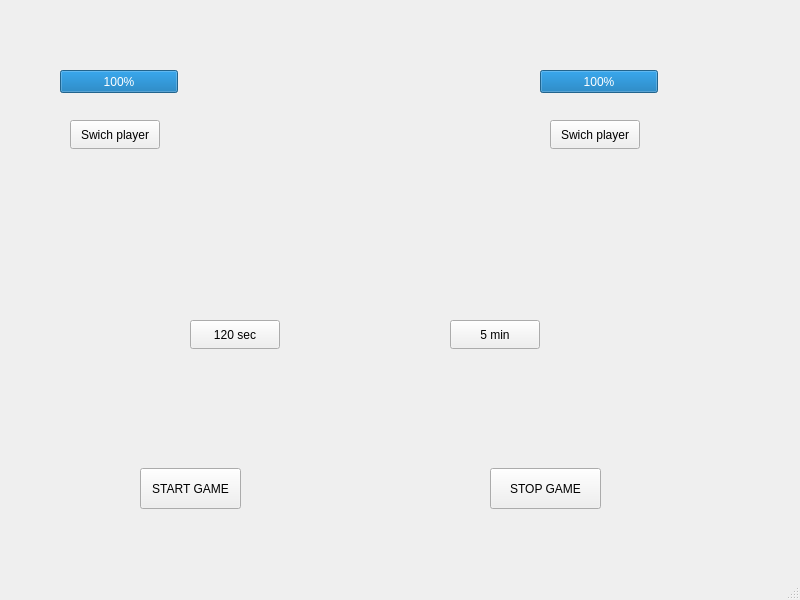
<?xml version="1.0" encoding="UTF-8"?>
<ui version="4.0">
 <class>MainWindow</class>
 <widget class="QMainWindow" name="MainWindow">
  <property name="geometry">
   <rect>
    <x>0</x>
    <y>0</y>
    <width>800</width>
    <height>600</height>
   </rect>
  </property>
  <property name="windowTitle">
   <string>MainWindow</string>
  </property>
  <widget class="QWidget" name="centralwidget">
   <widget class="QProgressBar" name="progressBar1">
    <property name="geometry">
     <rect>
      <x>60</x>
      <y>70</y>
      <width>118</width>
      <height>23</height>
     </rect>
    </property>
    <property name="value">
     <number>100</number>
    </property>
   </widget>
   <widget class="QProgressBar" name="progressBar2">
    <property name="geometry">
     <rect>
      <x>540</x>
      <y>70</y>
      <width>118</width>
      <height>23</height>
     </rect>
    </property>
    <property name="font">
     <font>
      <family>Segoe UI</family>
     </font>
    </property>
    <property name="value">
     <number>100</number>
    </property>
   </widget>
   <widget class="QPushButton" name="switchplayer1Button">
    <property name="geometry">
     <rect>
      <x>70</x>
      <y>120</y>
      <width>90</width>
      <height>29</height>
     </rect>
    </property>
    <property name="text">
     <string>Swich player</string>
    </property>
   </widget>
   <widget class="QPushButton" name="switchplayer2Button">
    <property name="geometry">
     <rect>
      <x>550</x>
      <y>120</y>
      <width>90</width>
      <height>29</height>
     </rect>
    </property>
    <property name="text">
     <string>Swich player</string>
    </property>
   </widget>
   <widget class="QLabel" name="label">
    <property name="geometry">
     <rect>
      <x>130</x>
      <y>230</y>
      <width>531</width>
      <height>61</height>
     </rect>
    </property>
    <property name="font">
     <font>
      <pointsize>20</pointsize>
      <bold>true</bold>
     </font>
    </property>
    <property name="text">
     <string/>
    </property>
    <property name="scaledContents">
     <bool>false</bool>
    </property>
   </widget>
   <widget class="QPushButton" name="sec120Button">
    <property name="geometry">
     <rect>
      <x>190</x>
      <y>320</y>
      <width>90</width>
      <height>29</height>
     </rect>
    </property>
    <property name="text">
     <string>120 sec</string>
    </property>
   </widget>
   <widget class="QPushButton" name="min5Button">
    <property name="geometry">
     <rect>
      <x>450</x>
      <y>320</y>
      <width>90</width>
      <height>29</height>
     </rect>
    </property>
    <property name="text">
     <string>5 min</string>
    </property>
   </widget>
   <widget class="QPushButton" name="startgameButton">
    <property name="geometry">
     <rect>
      <x>140</x>
      <y>468</y>
      <width>101</width>
      <height>41</height>
     </rect>
    </property>
    <property name="text">
     <string>START GAME</string>
    </property>
   </widget>
   <widget class="QPushButton" name="stopgameButton">
    <property name="geometry">
     <rect>
      <x>490</x>
      <y>468</y>
      <width>111</width>
      <height>41</height>
     </rect>
    </property>
    <property name="text">
     <string>STOP GAME</string>
    </property>
   </widget>
  </widget>
  <widget class="QMenuBar" name="menubar">
   <property name="geometry">
    <rect>
     <x>0</x>
     <y>0</y>
     <width>800</width>
     <height>25</height>
    </rect>
   </property>
  </widget>
  <widget class="QStatusBar" name="statusbar"/>
 </widget>
 <resources/>
 <connections/>
</ui>
